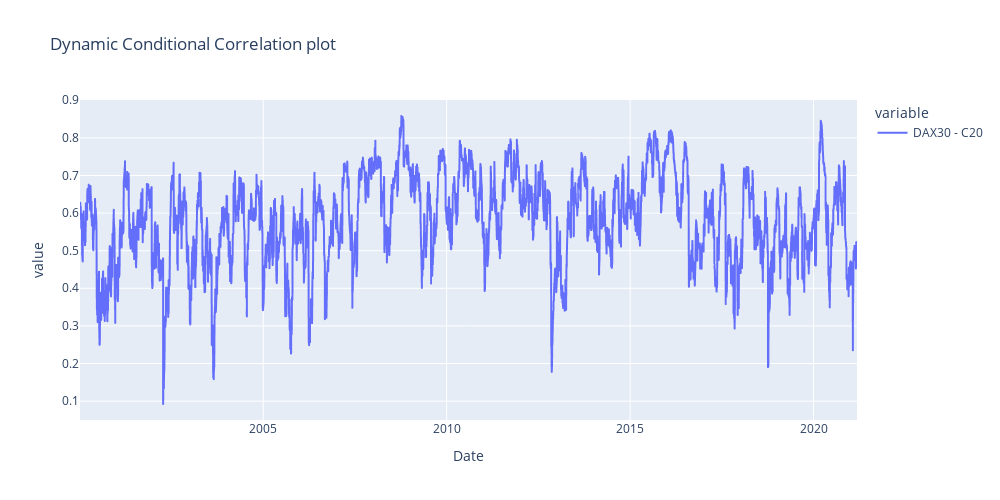

This figure's notebook cell:
### Code cell
dcc_corr = pd.DataFrame(veclRt, index = df.loc[:,'DDAX30':'DC20'].dropna().index, columns= corr_name_list)
dcc_plot = px.line(dcc_corr, title = 'Dynamic Conditional Correlation plot', width=1000, height=500)
dcc_plot.show()

### Figure 1 — Plotly figure (JSON) as saved in the notebook; plotly's stock layout.template omitted (floating-point values rounded to 4 significant figures; data arrays with more than 128 entries replaced by an {"elided": "..."} marker saying what was removed)
{"data": [{"hovertemplate": "variable=DAX30 - C20<br>Date=%{x}<br>value=%{y}<extra></extra>", "legendgroup": "DAX30 - C20", "line": {"color": "#636efa", "dash": "solid"}, "marker": {"symbol": "circle"}, "mode": "lines", "name": "DAX30 - C20", "showlegend": true, "type": "scattergl", "x": {"elided": "5427 str values"}, "xaxis": "x", "y": {"elided": "5427 float values"}, "yaxis": "y"}], "layout": {"height": 500, "legend": {"title": {"text": "variable"}, "tracegroupgap": 0}, "title": {"text": "Dynamic Conditional Correlation plot"}, "width": 1000, "xaxis": {"anchor": "y", "autorange": true, "domain": [0, 1], "range": ["2000-01-04", "2021-03-09"], "title": {"text": "Date"}, "type": "date"}, "yaxis": {"anchor": "x", "autorange": true, "domain": [0, 1], "range": [0.04978, 0.9007], "title": {"text": "value"}, "type": "linear"}}}
